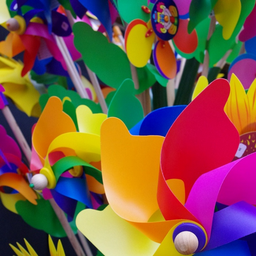
#> input picture Projets/Message_Caché/couleurs.bmp, 256 x 256 px, shrunk from 450 x 450 before the run
$ jupyter execute message_cache_B_steganographie.ipynb
#> lines starting #> are read from the running program, lines starting #| are printed output that depends on the picture
# Projet - Message cachés
Le but de ce projet est de transmettre un message chiffré et caché dans une image toute banale.

## Partie B : Stéganographie
Nous allons faire apparaître de l'espace mémoire dans une image sans que personne ne s'en rend compte !

### Quatrième étape :
**Bits de poids fort, bits de poids faible**

Petit rappel sur le codage binaire.<br />
Un nombre entier entre 0 et 255 peut-être codé à l’aide d’un octet sous la forme d’une suite de 0 et/ou de 1. Chacun de ses 0 ou 1 correspond à une puissance de 2. Soit on la prend (1) soit on la laisse (0).
Par exemple avec le nombre 204 :<br />

|Les puissances| $2^7$| $2^6$| $2^5$ | $2^4$ | $2^3$ | $2^2$ | $2^1$ | $2^0$|
|:--|:--|:--|:--|:--|:--|:--|:--|:--|
|Les bits|1|1|0|0|1|1|0|0|

$1\times 2^7 + 1\times 2^6 + 1\times 2^3 + 1\times 2^2 = 128 + 64 + 8 + 4 = 204$ <br />

`1100 1100` vaut donc 204. <br />
Plus un bit est à gauche, plus il correspond à un grand nombre (128, 64, ...), on les appelle les bits de **poids fort**. <br />
Plus un bit est à droite, plus il correspond à un petit nombre (4, 2, 1, ...), on les appelle les bits de **poids faible**. <br />
Si lors d’un codage ou d’une transmission, on fait une erreur sur un bit de poids faible, cette erreur ne sera pas trop importante. <br />
Ainsi, si j’écris `1100 1000` (un bit erroné), mon résultat est de 200. Ce qui est assez proche de 204.<br />
Par contre, si j’écris `1000 1100` (un autre bit erroné), mon résultat est de 140 qui est très éloigné de 204.<br />

Le principe de la stéganographie numérique est de dire que les bits de poids faible sont sans importance. On peut
les enlever. En effet, si je décide de supprimer les 3 bits de poids faible correspondants aux puissances $2^2$ , $2^1$ et $2^0$ je vais commettre au maximum une erreur de $2^2 + 2^1 + 2^0 = 7$. <br />

J’obtiens alors 3 bits libres lesquels je vais pouvoir dissimuler mon message !<br /><br /><br />

**Un masque**

Nous avons déjà vu dans les opérateurs binaires, si, si ! Rappelez-vous ! <br />
Ce sont les portes `AND`, `OR`, `XOR`, `NOT`, ... <br />
En utilisant une de ses portes nous allons pouvoir créer ce qu'on appelle un masque, qui nous permettra d'effacer les bits de poids faibles sans trop d'efforts. <br />
Voici quelques tables de vérité pour mémoire :

|AND|0|1|
|:--|:--|:--|
|0|0|0|
|1|0|1|

|OR|0|1|
|:--|:--|:--|
|0|0|1|
|1|1|1|

|XOR|0|1|
|:--|:--|:--|
|0|0|1|
|1|1|0|

|NOT|0|1|
|:--|:--|:--|
||1|0|

***Exercice 1 :***
Quel est le résultat de `12 AND 7` ? <br />
"*Facile*", il suffit de de convertir les nombres en binaires et d'effectuer bit par bit l'opération `AND`. <br />
Autrement dit : <br />

||12| vaut| 1100|
|-|-|-|-|
||7 |vaut |0111|
|AND|||0100|

Donc `12 AND 7` vaut `4` !

On peut le vérifier avec un petit code Python puisque le `AND` binaire s'écrit `&`.

[cell 1]
12 & 7

***Exercice 2 :***
Si je veux effectuer un masque sur les 3 premiers bits de poids faibles sur le nombre 12, quel opérateur dois-je utiliser ? <br />
"*Facile à nouveau*", c'est `12 AND NOT 7`.... :-( <br />
Oui, bon, j'avoue ce n'était pas si évident. Voyons plutôt : <br />

||12| vaut| 1100|
|-|-|-|-|
|| NOT 7 |vaut |1000|
|AND|||1000|

J'ai donc bien réussi à faire "disparaître" les 3 premiers bits de poids faibles de mon nombre 12.

Vérifions avec un code Python (en binaire le `NOT` s'écrit `~`).

[cell 2]
12 & ~ 7

***Exercice 3:*** Écrire une fonction `espaces(nb,bt)` qui prend en arguments deux entiers `nb` et `bt`.<br />
* `nb` est un entier entre 0 et 255.
* `bt` est entier entre 0 et 8.
La fonction transforme le nombre `nb` en remplaçant ses `bt` bits de poids faible par des 0.

[cell 3]
def espaces(nb, bt):
    '''
    Entrées :
    nb est un nombre entier entre 0 et 255
    bt est un nombre entier entre 0 et 8
    Sortie :
    un nb entier
    Rôle :
    on supprime les bt bits de poids faible à l’aide d’un masque
    '''
#> called with nb = 12, bt = 3
    space = 0
    for i in range(bt):
        space = space + 2**i
    return nb & ~ space

[cell 4]
# on teste la fonction
espaces(12,3) # doit renvoyer 8

[cell 5]
# on teste à nouveau la fonction
espaces(204,6) # doit renvoyer 192

<br /><br /><br /><br /><br /><br /><br /><br />

**Des images**
Nous allons maintenant travailler sur des images

Pour commencer, nous devons télécharger un module spécifique, le module `Pillow`

[cell 6]
import sys

Nous pouvons alors importer le module dans notre notebook et travailler avec son sous module `Image`.

[cell 7]
from PIL import Image

Nous avons maintenant accès à toute une série de méthode qui nous permettent de travailler sur des images. <br />
Voici quelques exemples :

[cell 8]
# pour charger une image
img = Image.open('couleurs.bmp')
#> img is the input picture: PIL image 256x256 RGB; mean R, G, B 124.2, 86.5, 71.9
# pour afficher l'image dans le notebook
display(img)
# pour afficher l'image dans un IDE (comme Pyzo)
# img.show()

# pour récupérer les dimensions de l'image
largeur, hauteur = img.size
#> largeur = 256; hauteur = 256
print('Nombre de pixels en largeur :', largeur)
#| Nombre de pixels en largeur : 256
print('Nombre de pixels en hauteur :', hauteur)
#| Nombre de pixels en hauteur : 256

# pour récupérer les composantes Rouge, Vert et Bleu d'un pixel (là ,j'ai pris le pixel de coordonnées (50, 150))
R, V, B = img.getpixel((50, 150))
#> R = 213; V = 166; B = 4
print('La composante de rouge est du pixel (50,150):\t', R)
#| La composante de rouge est du pixel (50,150):	 213
print('La composante de vert est du pixel (50,150):\t', V)
#| La composante de vert est du pixel (50,150):	 166
print('La composante de bleu est du pixel (50,150):\t', B)
#| La composante de bleu est du pixel (50,150):	 4

# pour modifier la composante Rouge, Vert et Bleu d'un pixel
# img.putpixel((x, y),(R, V, B))

# pour modifier tous les pixels d'une image
# par exemple ici pour simuler la vision d'un daltonien
for x in range(largeur):
    for y in range(hauteur):
        # on prend la couleur
        R, V, B = img.getpixel((x, y))
        moyenneRV = (R+V)//2
        # on modifie la conleur
        img.putpixel((x, y),(moyenneRV, moyenneRV, B))
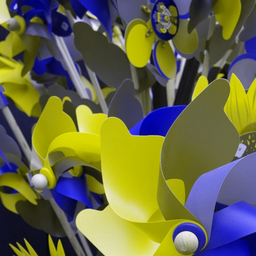
#> img: PIL image 256x256 RGB; mean R, G, B 105.1, 105.1, 71.9

# pour sauvegarder l'image modifiée
img.save("nouvelle_image.jpg")
# et afficher le nouveau résultat
display(img)

# on ferme le fichier proprement
img.close()

***Exercice 4:*** Ecrire une fonction `image_faible(nom,bt,verbose)` qui prend en argument `nom` le nom de l'image complet (avec son extension) et `bt` un entier entre 0 et 8 qui correspond au nombre de bits de poids faibles que nous allons annuler sur chaque composante de rouge, vert et bleu et enfin `verbose`, un booléen, qui indique si onsouhaite avoir ou non des commentaires sur le travail effectué par nore fonction.

[cell 9]
def image_faible(nom,bt, verbose=False):
    '''
    Entrées :
    nom est de type string, c'est le nom de l'image avec son extension
    bt est un nombre entier entre 0 et 8
    verbose est un booléen qui par défaut faux False. S'il est vrai, la fonction commentera ses résultats
    Sortie :
    aucune
    Rôle :
    on supprime les bt bits de poids faible de chaque composante rouge, vert, bleu de chaque pixel
    '''
#> called with nom = 'couleurs.bmp', bt = 0, verbose = True
    photo = Image.open(nom)
    largeur , hauteur = photo.size
#> largeur = 256; hauteur = 256
    for x in range(largeur):
        for y in range(hauteur):
            rouge , vert , bleu = photo.getpixel((x,y))
            # on supprime les bits de poids faible
            rouge = espaces(rouge,bt)
            vert = espaces(vert,bt)
            bleu = espaces(bleu,bt)
            # on réinjecte la nouvelle composante
            photo.putpixel((x,y),(rouge,vert,bleu))
    # un peu de commentaire
    if verbose == True :
        print('On a annulé',bt,'bits de poids faible')
    # on sauvegarde le résultat
    photo.save('poids_faible_'+str(bt)+'.bmp')
    # on affiche le résultat
    # version Notebook
    display(photo)
    # version IDE (comme Pyzo)
    # photo.show()
    # on ferme fichier
    photo.close()
